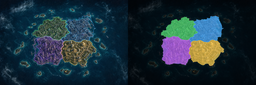
#> input picture assets/art/map/regions_v3/macro_map_v3_verification.png, 256 x 85 px, shrunk from 1536 x 512 before the run
$ python -i segment_macro_map_regions.py   (imports and definitions only)
#> lines starting #> are read from the running program, lines starting #| are printed output that depends on the picture; after the words box and inside, x2 and y2 are one past the last pixel; in counts of white or black regions, pixels touching at a corner belong together
"""Pixel-accurate region segmentation and verification for the macro map.

The rough polygons are seeds only. OpenCV GrabCut snaps them to the visual
region colors/coastline, then a marker watershed resolves the four shared
borders into a gap-free, non-overlapping partition of the central landmass.
"""

from __future__ import annotations

import argparse
import json
from pathlib import Path

import cv2
import numpy as np
from PIL import Image, ImageFilter

from generate_macro_map_v2_assets import REGION_POLYGONS


REGION_IDS = ("consumption", "industry", "finance", "government")
VERIFY_COLORS = {
    "consumption": (74, 226, 114),
    "industry": (72, 171, 255),
    "finance": (204, 105, 255),
    "government": (255, 205, 72),
}

# User-reviewed correction at the finance/industry junction. This small zone
# covers the blue land spur that the automatic watershed previously assigned
# to finance. Only pixels currently labelled as finance are eligible to move.
FINANCE_TO_INDUSTRY_CORRECTION = [
    (0.481, 0.426),
    (0.511, 0.426),
    (0.521, 0.442),
    (0.516, 0.463),
    (0.508, 0.482),
    (0.501, 0.501),
    (0.489, 0.494),
    (0.481, 0.473),
]


def polygon_mask(size: tuple[int, int], points: list[tuple[float, float]]) -> np.ndarray:
    width, height = size
    pixels = np.array(
        [[round(x * (width - 1)), round(y * (height - 1))] for x, y in points],
        dtype=np.int32,
    )
    result = np.zeros((height, width), dtype=np.uint8)
    cv2.fillPoly(result, [pixels], 255)
    return result


def kernel(radius: int) -> np.ndarray:
    diameter = radius * 2 + 1
    return cv2.getStructuringElement(cv2.MORPH_ELLIPSE, (diameter, diameter))


def keep_seed_component(mask: np.ndarray, seed: np.ndarray) -> np.ndarray:
    count, labels, stats, _ = cv2.connectedComponentsWithStats(mask.astype(np.uint8), 8)
    if count <= 1:
        return mask.astype(bool)
    best_label = max(
        range(1, count),
        key=lambda label: int(np.count_nonzero((labels == label) & seed.astype(bool))),
    )
    return labels == best_label


def fill_holes(mask: np.ndarray) -> np.ndarray:
    binary = (mask.astype(np.uint8) * 255) if mask.dtype == bool else mask.copy()
    flood = binary.copy()
    flood_mask = np.zeros((binary.shape[0] + 2, binary.shape[1] + 2), dtype=np.uint8)
    cv2.floodFill(flood, flood_mask, (0, 0), 255)
    return (binary | cv2.bitwise_not(flood)) > 0


def grabcut_region(image_bgr: np.ndarray, rough: np.ndarray) -> np.ndarray:
    # The hand-authored polygon is never used as the final alpha. It supplies a
    # conservative foreground core and a generous search window for edge snap.
    probable = cv2.dilate(rough, kernel(24), iterations=1)
    search = cv2.dilate(rough, kernel(70), iterations=1)
    core = cv2.erode(rough, kernel(22), iterations=1)

    grab_mask = np.full(rough.shape, cv2.GC_PR_BGD, dtype=np.uint8)
    grab_mask[search == 0] = cv2.GC_BGD
    grab_mask[probable > 0] = cv2.GC_PR_FGD
    grab_mask[core > 0] = cv2.GC_FGD
    background_model = np.zeros((1, 65), dtype=np.float64)
    foreground_model = np.zeros((1, 65), dtype=np.float64)
    cv2.grabCut(
        image_bgr,
        grab_mask,
        None,
        background_model,
        foreground_model,
        8,
        cv2.GC_INIT_WITH_MASK,
    )
    selected = np.logical_or(grab_mask == cv2.GC_FGD, grab_mask == cv2.GC_PR_FGD)
    selected &= search > 0
    selected = cv2.morphologyEx(selected.astype(np.uint8), cv2.MORPH_CLOSE, kernel(3)) > 0
    selected = cv2.morphologyEx(selected.astype(np.uint8), cv2.MORPH_OPEN, kernel(1)) > 0
    selected = keep_seed_component(selected, core)
    return fill_holes(selected)


def build_partition(image_bgr: np.ndarray) -> dict[str, np.ndarray]:
    height, width = image_bgr.shape[:2]
    size = (width, height)
    rough_masks = {key: polygon_mask(size, REGION_POLYGONS[key]) for key in REGION_IDS}
    candidates = {
        key: grabcut_region(image_bgr, rough_masks[key])
        for key in REGION_IDS
    }

    union = np.logical_or.reduce([candidates[key] for key in REGION_IDS])
    union = cv2.morphologyEx(union.astype(np.uint8), cv2.MORPH_CLOSE, kernel(2)) > 0
    union_seed = np.logical_or.reduce([cv2.erode(rough_masks[key], kernel(18)) > 0 for key in REGION_IDS])
    union = keep_seed_component(union, union_seed)
    union = fill_holes(union)

    markers = np.zeros((height, width), dtype=np.int32)
    markers[~cv2.dilate(union.astype(np.uint8), kernel(2)).astype(bool)] = len(REGION_IDS) + 1
    for index, region_id in enumerate(REGION_IDS, start=1):
        seed = cv2.erode(candidates[region_id].astype(np.uint8), kernel(7)) > 0
        # Prevent overlapping seeds from writing conflicting watershed labels.
        for other_id in REGION_IDS:
            if other_id != region_id:
                seed &= ~cv2.erode(candidates[other_id].astype(np.uint8), kernel(2)).astype(bool)
        markers[seed] = index

    watershed_input = cv2.bilateralFilter(image_bgr, 7, 28, 7)
    cv2.watershed(watershed_input, markers)

    valid_label = np.logical_and(markers >= 1, markers <= len(REGION_IDS))
    unresolved = union & ~valid_label
    if np.any(unresolved):
        distance_fields = []
        for index in range(1, len(REGION_IDS) + 1):
            distance_fields.append(
                cv2.distanceTransform((markers != index).astype(np.uint8), cv2.DIST_L2, 5)
            )
        nearest = np.argmin(np.stack(distance_fields, axis=0), axis=0) + 1
        markers[unresolved] = nearest[unresolved]

    return {
        region_id: np.logical_and(markers == index, union)
        for index, region_id in enumerate(REGION_IDS, start=1)
    }


# [7 lines left out: function apply_reviewed_local_correction, not called in this run]


def boundary(mask: np.ndarray, radius: int = 1) -> np.ndarray:
    eroded = cv2.erode(mask.astype(np.uint8), kernel(radius)) > 0
    return mask & ~eroded


# [226 lines left out: functions edge_metrics, topology_metrics, load_versioned_masks, render_verification, save_assets, main, not called in this run]


# [2 lines not run here, left out]

>>> import cv2
>>> picture = cv2.imread('../../assets/art/map/regions_v3/macro_map_v3_verification.png')
#> picture is the input picture: shape (85, 256, 3); mean B, G, R 56.1, 46.1, 27.9
>>> result = build_partition(picture)
#> in polygon_mask, `cv2.fillPoly(result, [pixels], 255)`:
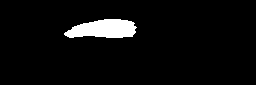
#> result: shape (85, 256); 4.8% white; 1 white region, box (x1, y1, x2, y2) and area: (64, 19, 137, 38) 1040
#> in polygon_mask (call 2), `cv2.fillPoly(result, [pixels], 255)`: result: shape (85, 256); 5.6% white; 1 white region, box (x1, y1, x2, y2) and area: (131, 16, 192, 41) 1212
#> call 3 of polygon_mask, with size = (256, 85)
#> in polygon_mask (call 3), `cv2.fillPoly(result, [pixels], 255)`:
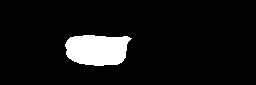
#> result: shape (85, 256); 7.7% white; 1 white region, box (x1, y1, x2, y2) and area: (65, 35, 132, 66) 1667
#> call 4 of polygon_mask, with size = (256, 85)
#> in polygon_mask (call 4), `cv2.fillPoly(result, [pixels], 255)`:
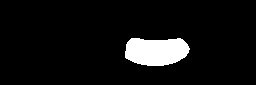
#> result: shape (85, 256); 6.8% white; 1 white region, box (x1, y1, x2, y2) and area: (125, 38, 190, 66) 1479
#> in fill_holes, `cv2.floodFill(flood, flood_mask, (0, 0), 255)`:
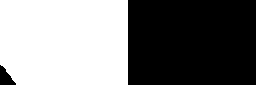
#> flood: shape (85, 256); 49.1% white; 1 white region, box (x1, y1, x2, y2) and area: (0, 0, 128, 85) 10695
#> in fill_holes (call 2), `cv2.floodFill(flood, flood_mask, (0, 0), 255)`: flood: shape (85, 256); every value is 255
#> in fill_holes (call 3), `cv2.floodFill(flood, flood_mask, (0, 0), 255)`:
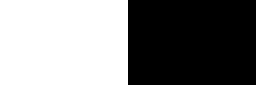
#> flood: shape (85, 256); 50% white; 1 white region, box (x1, y1, x2, y2) and area: (0, 0, 128, 85) 10880
#> in build_partition, `candidates = { key: grabcut_region(image_bgr, rough_masks[key]) for ke..`: candidates = 4 items
#> in build_partition, `union = np.logical_or.reduce([candidates[key] for key in REGION_IDS])`: union: shape (85, 256) bool; every value is 1
#> in keep_seed_component (call 5), `count, labels, stats, _ = cv2.connectedComponentsWithStats(mask.astype..`: labels: shape (85, 256) int32; every value is 1
#> after the loop in build_partition, `for index, region_id in enumerate(REGION_IDS, start=1):`:
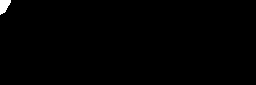
#> markers: shape (85, 256) int32; values 0 (black) and 1 (white), 0.52% white; 1 white region, box (x1, y1, x2, y2) and area: (0, 0, 11, 15) 113
#> after the loop in build_partition, `for index, region_id in enumerate(REGION_IDS, start=1):`: seed: shape (85, 256) bool; every value is 0
#> in build_partition, `valid_label = np.logical_and(markers >= 1, markers <= len(REGION_IDS))`:
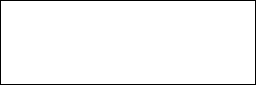
#> valid_label: shape (85, 256) bool; 96.9% white; black in thin lines or dots
#> in build_partition, `unresolved = union & ~valid_label`: unresolved: shape (85, 256) bool; 3.1% white in thin lines or dots
#> in build_partition, `nearest = np.argmin(np.stack(distance_fields, axis=0), axis=0) + 1`: nearest: shape (85, 256) int64; every value is 1
#> result = 4 items
